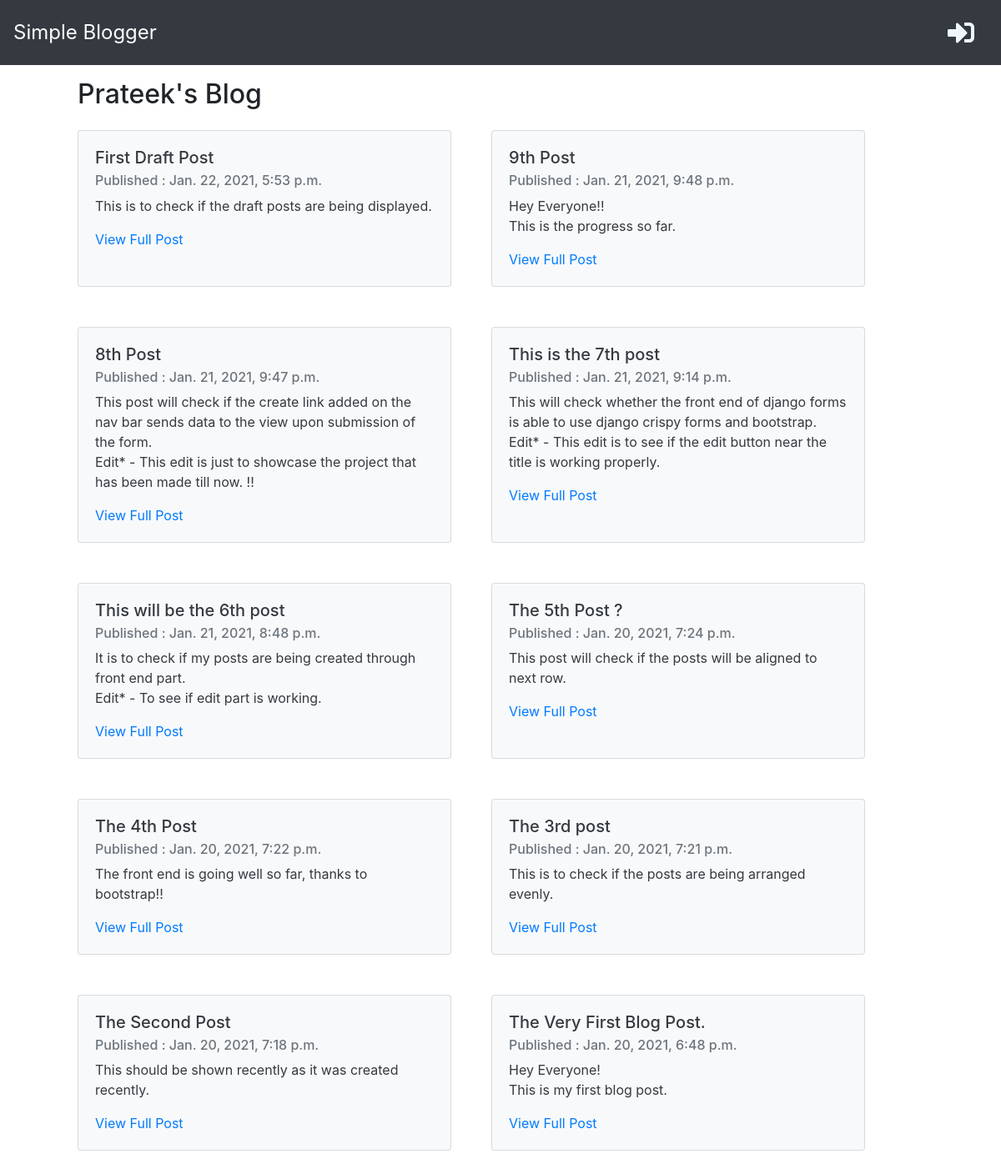
/, run on an earlier commit of the app's database.
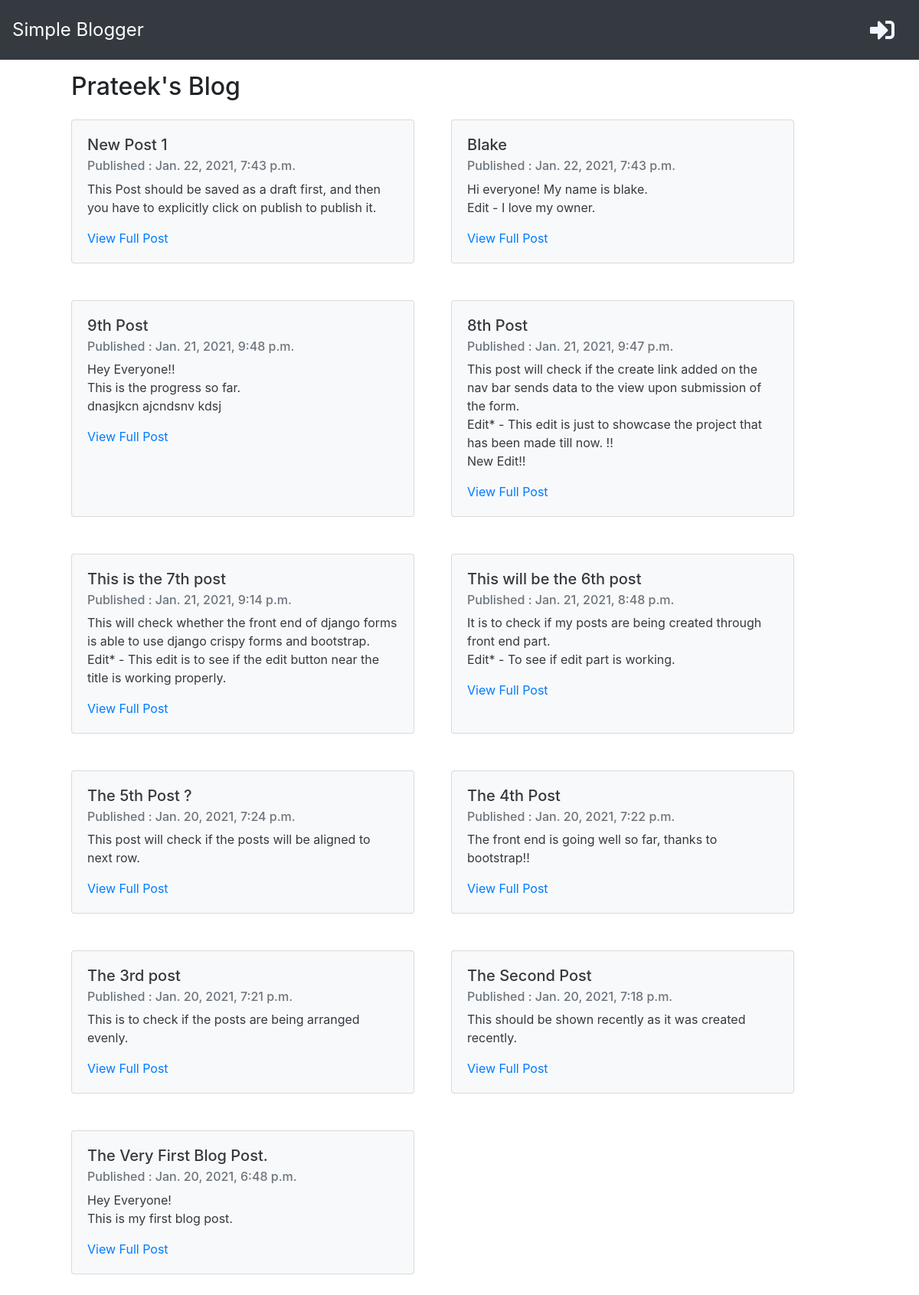
And on a later commit of the database.
### blog/models.py (models this page shows, shortened)
class Post(models.Model):
    author          = models.ForeignKey('auth.User', on_delete=models.CASCADE)
    title           = models.CharField(max_length=150)
    text            = models.TextField()
    created_date    = models.DateTimeField(default=timezone.now)
    published_date  = models.DateTimeField(blank=True, null=True)

### blog/views.py (the view)
# urls.py: path('', post_list, name='post_list'),
def post_list(request):
    posts = Post.objects.filter(published_date__lte=timezone.now()).order_by('-published_date')
    stuff_for_frontend = {'posts': posts}
    return render(request, 'blog/post_list.html', stuff_for_frontend)

### blog/templates/blog/post_list.html (shortened to what this page needs)
{% extends "index.html" %}
{% block content %}
<div class="container">
    <div class="page-header">
        <h2 class="ml-5 mt-3 mb-4">Prateek's Blog</h2>
    </div>
    <div class="d-flex flex-wrap">
        {% for post in posts%}
            <div class="card text-dark bg-light mb-5 ml-5" style="width: 28rem;">
                <div class="card-body">
                    <h5 class="card-title">{{post.title}}</h5>
                    <h6 class="card-subtitle mb-2 text-muted">Published : {{post.published_date}}</h6>
                    <p class="card-text">{{post.text|linebreaksbr}}</p>
                    <a href="{% url 'post_detail' pk=post.pk %}" class="card-link">View Full Post</a>
                </div>
            </div>
        {% endfor %}
    </div>
</div>
{% endblock %}

### templates/index.html (shortened to what this page needs)
{% load static %}
<!DOCTYPE html>
<html lang="en">
<head>
    <link rel="stylesheet" href="https://stackpath.bootstrapcdn.com/bootstrap/4.4.1/css/bootstrap.min.css">
    <link rel="stylesheet" href="https://cdnjs.cloudflare.com/ajax/libs/font-awesome/5.15.2/css/all.min.css" />
    <link rel="stylesheet" href="{% static 'css/style.css' %}">
</head>
<body>
    <nav class="navbar navbar-expand-lg navbar-dark bg-dark p-3">
        <a class="navbar-brand" href="{% url 'post_list' %}" style="font-size: x-large;">Simple Blogger</a>
        <div class="collapse navbar-collapse" id="navbarNavDropdown">
            {% if user.is_authenticated %}
                <ul class="navbar-nav">
                    <li class="nav-item mr-4">
                        <a href="{% url 'post_new' %}"><i class="fas fa-plus fa-2x" style="color: aliceblue; float: right;"></i></a>
                    </li>
                    <li class="nav-item mr-4">
                        <a href="{% url 'post_draft_list' %}"><i class="fas fa-save fa-2x" style="color: aliceblue; float: right;"></i></a>
                    </li>
                    <li class="nav-item dropdown ml-4 mr-3">
                        <a class="dropdown-toggle" href="#" id="navbarDropdown" role="button" data-bs-toggle="dropdown" aria-expanded="false">
                            <i class="fas fa-user fa-2x" style="color: aliceblue; float: right;"></i>
                        </a>
                        <ul class="dropdown-menu dropdown-menu-right" aria-labelledby="navbarDropdown">
                            <li><a class="dropdown-item" href="#">Profile</a></li>
                            <li><a class="dropdown-item" href="{% url 'logout' %}">Logout</a></li>
                        </ul>
                    </li>
                </ul>
            {% else %}
            <ul class="navbar-nav">
                <li class="nav-item mr-3">
                    <a href="{% url 'login' %}"><i class="fas fa-sign-in-alt fa-2x" style="color: aliceblue; float: right;"></i></a>
                </li>
            </ul>
            {% endif %}
        </div>
    </nav>
    {% block content %}
    {% endblock %}
</body>
</html>

What changed in the data, as far as the page shows it:
removed Post: title "First Draft Post", published_date "Jan. 22, 2021, 5:53 p.m.", text "This is to check if the draft posts are being displayed."
now on this page (row edited): Post: title "New Post 1", published_date "Jan. 22, 2021, 7:43 p.m.", text "This Post should be saved as a draft first, and then you have to explicitly click on publish to publish it."
added Post: title "Blake", published_date "Jan. 22, 2021, 7:43 p.m.", text "Hi everyone! My name is blake. Edit - I love my owner."
changed Post "9th Post": text "Hey Everyone!! This is the progress so far." → "Hey Everyone!! This is the progress so far. dnasjkcn ajcndsnv kdsj"
changed Post "8th Post": text "…made till now. !!" → "…made till now. !! New Edit!!"
